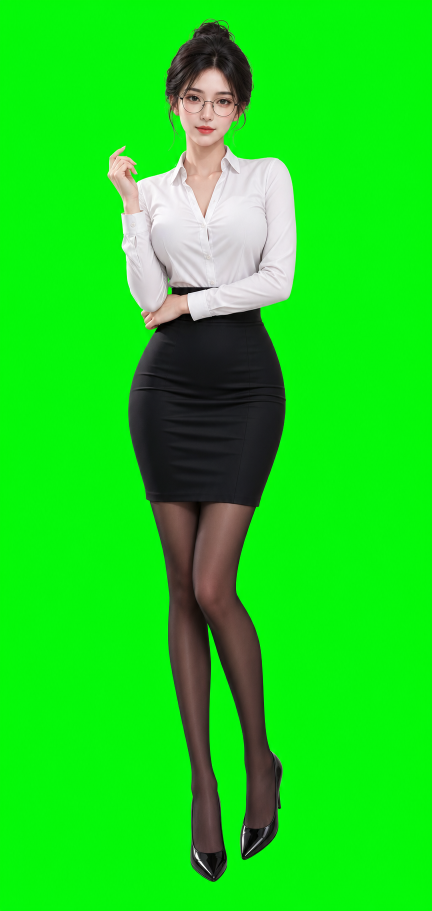
#> input picture assets/reference/generated/base-shirt-skirt-hires.png, 864 x 1821 px (shown at 1/2 size)
$ python build-shirt-skirt-assets.py
#> lines starting #> are read from the running program, lines starting #| are printed output that depends on the picture; after the words box and inside, x2 and y2 are one past the last pixel; in counts of white or black regions, pixels touching at a corner belong together
#!/opt/homebrew/bin/python3
from __future__ import annotations

import json
import shutil
from pathlib import Path
from PIL import Image, ImageFilter


ROOT = Path(__file__).resolve().parents[1]
REFERENCE_ROOT = ROOT / "assets" / "reference" / "generated"
OUTPUT_ROOT = ROOT / "assets" / "lingxi-ol-hires"
PET_ROOT = ROOT / "assets" / "lingxi-ol"
DISPLAY_SIZE = (576, 624)
CELL_SIZE = (192, 208)
V2_GRID_SIZE = (8, 11)
STANDARD_ROWS = 9
MAX_BODY_HEIGHT = 540
MAX_UPSCALE = 1.0
MAX_NORMALIZED_UPSCALE = 1.08
ACTION_FRAME_COUNT = 24
ACTION_START_HOLD_FRAMES = 3
ACTION_TARGET_HOLD_FRAMES = 5
ACTION_TRANSITION_FRAMES = 8
GLANCE_FRAME_COUNT = 16
GLANCE_START_HOLD_FRAMES = 2
GLANCE_TARGET_HOLD_FRAMES = 4
GLANCE_TRANSITION_FRAMES = 5
MICRO_SHORT_FRAME_COUNT = 12
MICRO_FRAME_COUNT = 16
TURN_FRAME_COUNT = 25
TURN_SEGMENT_FRAMES = 3
SHORT_FEEDBACK_FRAME_COUNT = 12
NOD_FRAME_COUNT = 16
LOOK_AROUND_FRAME_COUNT = 32
LARGE_ACTION_FRAME_COUNT = 32
WAKE_UP_FRAME_COUNT = 20
ACTION_STRIP_SOURCE = REFERENCE_ROOT / "action-strip-shirt-skirt-consistent.png"
TURNTABLE_STRIP_SOURCE = REFERENCE_ROOT / "turntable-strip-shirt-skirt-consistent.png"
PRIMARY_SOURCE = REFERENCE_ROOT / "base-shirt-skirt-hires.png"
EXPRESSION_STRIP_SOURCE = REFERENCE_ROOT / "expression-keyframes-v1.png"
RUNTIME_STATES = {
    "adjust-glasses",
    "adjust-outfit",
    "breathing",
    "check-notes",
    "cursor-look",
    "drag-release-settle",
    "failed",
    "fix-posture",
    "focus-shift",
    "glance-left",
    "glance-right",
    "hair-sway",
    "idle",
    "look-around",
    "nod",
    "posture-reset",
    "review",
    "running",
    "shoulder-relax",
    "step-aside",
    "stretch",
    "stretch-wrist",
    "tap-keyboard",
    "thinking",
    "tiny-hand-adjust",
    "turning",
    "waiting",
    "wake-up",
    "waving",
    "weight-shift",
}
NATIVE_ROWS = [
    ("idle", 6),
    ("running-right", 8),
    ("running-left", 8),
    ("waving", 4),
    ("jumping", 5),
    ("failed", 8),
    ("waiting", 6),
    ("running", 6),
    ("review", 6),
]

def is_chroma_green(pixel: tuple[int, int, int, int]) -> bool:
    red, green, blue, alpha = pixel
    if alpha == 0:
        return True
    dominance = green - max(red, blue)
    spread = green - min(red, blue)
    return green > 64 and dominance > 14 and spread > 28


def image_data(image: Image.Image):
    if hasattr(image, "get_flattened_data"):
        return image.get_flattened_data()
    return image.getdata()


def transparent_chroma(image: Image.Image) -> Image.Image:
    rgba = image.convert("RGBA")
    mask_values = []
    for red, green, blue, alpha in image_data(rgba):
        if is_chroma_green((red, green, blue, alpha)):
            mask_values.append(0)
        else:
            mask_values.append(255)
#> this loop made 1573344 passes
#> (dominance in is_chroma_green, spread in is_chroma_green) on passes 1 to 3: (219, 221), (223, 232), (230, 235)
#> after the loop, mask_values = 1573344 items

    mask = Image.new("L", rgba.size)
#> mask: PIL image 864x1821 L; every value is 0
    mask.putdata(mask_values)
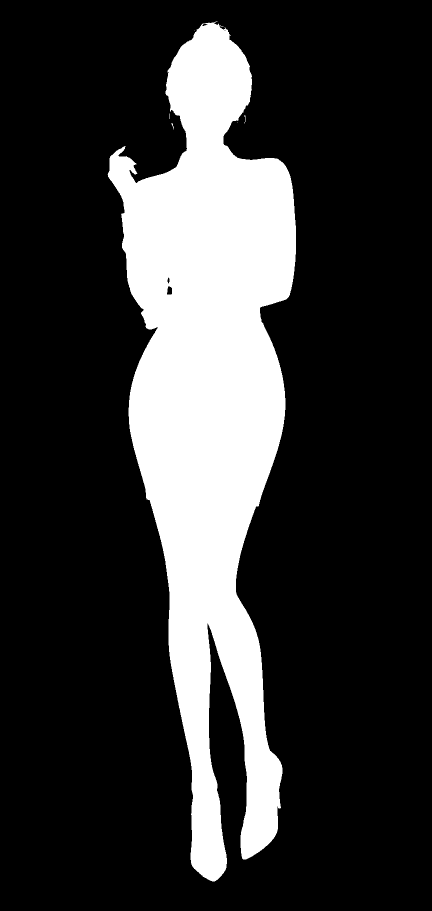
#> mask: PIL image 864x1821 L (shown at 1/2 size); 21.5% white; 7 white regions (4 under 20 px), largest, box (x1, y1, x2, y2) and area: (215, 43, 592, 1763) 338363, (343, 246, 348, 259) 21, (489, 230, 491, 247) 20
    # 真人立绘的脸、脚踝和小腿很窄，不能用腐蚀型 mask，否则会削尖轮廓。
    mask = mask.filter(ImageFilter.GaussianBlur(radius=0.35))

    pixels = []
    for (red, green, blue, alpha), mask_alpha in zip(image_data(rgba), image_data(mask)):
        if mask_alpha < 32:
            pixels.append((0, 0, 0, 0))
            continue

        if green > max(red, blue) + 3:
            green = max(red, blue)
        pixels.append((red, green, blue, min(alpha, mask_alpha)))
#> this loop made 1573344 passes
#> (red, blue) on passes 1 to 3: (18, 20), (11, 20), (9, 14)
#> after the loop, pixels = 1573344 items
    rgba.putdata(pixels)
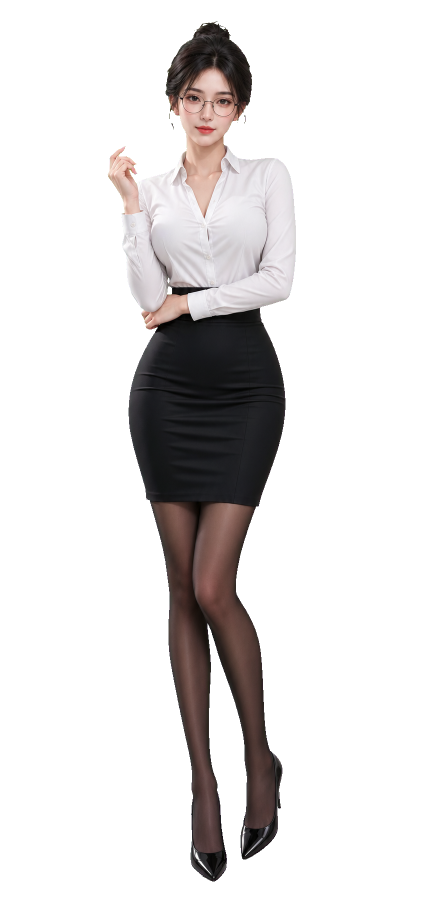
#> rgba: PIL image 864x1821 RGBA (shown at 1/2 size); mean R, G, B, A 23.7, 21.3, 21.1, 54.8; transparent parts drawn white
    return rgba


def clean_edge_residue(image: Image.Image) -> Image.Image:
    rgba = image.convert("RGBA")
    pixels = []
    for red, green, blue, alpha in image_data(rgba):
        greenish = green > 42 and green > max(red, blue) + 2 and green - min(red, blue) > 8
        if alpha == 0 or (greenish and alpha < 96):
            pixels.append((0, 0, 0, 0))
        elif greenish:
            neutral_green = max(red, blue)
            pixels.append((red, neutral_green, blue, alpha))
        else:
            pixels.append((red, green, blue, alpha))
    rgba.putdata(pixels)
    return rgba


# [61 lines left out: functions normalize_hidden_rgb, remove_alpha_islands, not called in this run]


def trim_and_fit(
    frame: Image.Image,
    target_body_height: int | None = None,
    target_baseline_y: int | None = None,
) -> Image.Image:
    bbox = frame.getbbox()
#> bbox = (215, 43, 592, 1763)
    if bbox is None:
        cropped = frame
        crop_left = 0
        crop_top = 0
    else:
        left, top, right, bottom = bbox
#> left = 215; top = 43; right = 592; bottom = 1763
        width = right - left
#> width = 377
        height = bottom - top
#> height = 1720
        pad_x = max(10, round(width * 0.08))
#> pad_x = 30
        pad_y = max(10, round(height * 0.06))
#> pad_y = 103
        crop_left = max(0, left - pad_x)
#> crop_left = 185
        crop_top = max(0, top - pad_y)
#> crop_top = 0
        cropped = frame.crop((
            crop_left,
            crop_top,
            min(frame.width, right + pad_x),
            min(frame.height, bottom + pad_y),
        ))
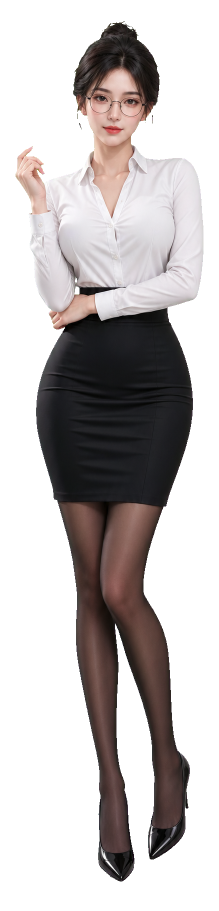
#> cropped: PIL image 437x1821 RGBA (shown at 1/2 size); mean R, G, B, A 46.9, 42.2, 41.8, 108.3; transparent parts drawn white

    canvas_width, canvas_height = DISPLAY_SIZE
    if bbox is None or target_body_height is None:
        scale = min(canvas_width / cropped.width, MAX_BODY_HEIGHT / cropped.height, MAX_UPSCALE)
#> scale = 0.297
    else:
        left, top, right, bottom = bbox
        body_height = bottom - top
        scale = min(
            target_body_height / body_height,
            canvas_width / cropped.width,
            MAX_BODY_HEIGHT / body_height,
            MAX_NORMALIZED_UPSCALE,
        )
    scaled = cropped.resize((
        max(1, round(cropped.width * scale)),
        max(1, round(cropped.height * scale)),
    ), Image.Resampling.LANCZOS)
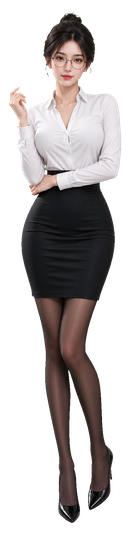
#> scaled: PIL image 130x540 RGBA; mean R, G, B, A 50.3, 45.2, 44.8, 108.3; transparent parts drawn white
    scaled = scaled.filter(ImageFilter.UnsharpMask(radius=0.45, percent=28, threshold=8))

    canvas = Image.new("RGBA", DISPLAY_SIZE, (0, 0, 0, 0))
#> canvas: PIL image 576x624 RGBA; every value is 0
    if bbox is None or target_body_height is None:
        x = (canvas_width - scaled.width) // 2
#> x = 223
        y = canvas_height - scaled.height
#> y = 84
    else:
        left, top, right, bottom = bbox
        body_left = round((left - crop_left) * scale)
        body_right = round((right - crop_left) * scale)
        body_bottom = round((bottom - crop_top) * scale)
        x = round(canvas_width / 2 - (body_left + body_right) / 2)
        y = (target_baseline_y if target_baseline_y is not None else canvas_height) - body_bottom
        x = max(0, min(x, canvas_width - scaled.width))
        y = max(0, min(y, canvas_height - scaled.height))
    canvas.alpha_composite(scaled, (x, y))
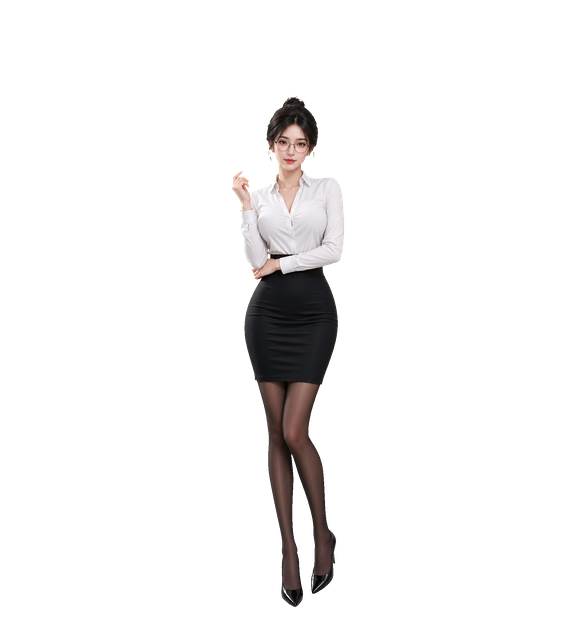
#> canvas: PIL image 576x624 RGBA; mean R, G, B, A 9.8, 8.8, 8.7, 21.2; transparent parts drawn white
    return clean_edge_residue(canvas)
#> after the loop in clean_edge_residue, `for red, green, blue, alpha in image_data(rgba):`: pixels = 359424 items


def smoothstep(progress: float) -> float:
    return progress * progress * (3.0 - 2.0 * progress)


# [171 lines left out: functions tween_frame, shifted_frame, transition_frames, brief_action_sequence, glance_sequence, offset_sequence and 7 more, not called in this run]


def split_grid(
    path: Path,
    columns: int,
    rows: int,
    target_body_height: int | None = None,
    target_baseline_y: int | None = None,
) -> list[Image.Image]:
    source = Image.open(path).convert("RGBA")
    frames: list[Image.Image] = []
    for row in range(rows):
        for column in range(columns):
            left = round(column * source.width / columns)
            right = round((column + 1) * source.width / columns)
            top = round(row * source.height / rows)
            bottom = round((row + 1) * source.height / rows)
            frame = source.crop((left, top, right, bottom))
            # AI 横条偶尔会把相邻格的边缘残片切进来，先移除游离小块再算人物尺寸。
            cleaned = remove_alpha_islands(transparent_chroma(frame))
            frames.append(trim_and_fit(
                cleaned,
                target_body_height=target_body_height,
                target_baseline_y=target_baseline_y,
            ))
    return frames


def load_single_frame(path: Path) -> Image.Image:
    return trim_and_fit(transparent_chroma(Image.open(path).convert("RGBA")))


# [196 lines left out: functions write_state, fit_native_sequence, shifted_keyframes, build_native_sequences, load_approved_v2_atlas, write_native_pet_package, not called in this run]


def main() -> None:
    primary_frame = load_single_frame(PRIMARY_SOURCE)
    primary_bbox = primary_frame.getbbox()
#> primary_bbox = (230, 94, 347, 609)
    if primary_bbox is None:
        raise ValueError(f"Primary source produced an empty frame: {PRIMARY_SOURCE}")
    target_body_height = primary_bbox[3] - primary_bbox[1]
#> target_body_height = 515
    target_baseline_y = primary_bbox[3]
#> target_baseline_y = 609

    action_frames = split_grid(
        ACTION_STRIP_SOURCE,
        columns=4,
        rows=1,
        target_body_height=target_body_height,
        target_baseline_y=target_baseline_y,
    )
    turn_frames = split_grid(
        TURNTABLE_STRIP_SOURCE,
        columns=8,
        rows=1,
        target_body_height=target_body_height,
        target_baseline_y=target_baseline_y,
    )
    expression_frames = split_grid(
        EXPRESSION_STRIP_SOURCE,
        columns=6,
        rows=1,
        target_body_height=target_body_height,
        target_baseline_y=target_baseline_y,
    )
    (
        failed_concerned_frame,
        review_focused_frame,
        _wave_expression_frame,
        completed_soft_smile_frame,
        tired_soft_frame,
        wake_up_clear_frame,
    ) = expression_frames
    waiting_expectant_frame = completed_soft_smile_frame
    native_sequences = build_native_sequences(
        primary_frame,
        action_frames,
        turn_frames,
        expression_frames,
    )

    OUTPUT_ROOT.mkdir(parents=True, exist_ok=True)
    for state_dir in OUTPUT_ROOT.iterdir():
        if state_dir.is_dir() and state_dir.name not in RUNTIME_STATES:
            shutil.rmtree(state_dir)

    write_state("idle", [primary_frame.copy() for _ in range(10)])
    write_state("waiting", [waiting_expectant_frame.copy() for _ in range(10)])
    write_state("review", [review_focused_frame.copy() for _ in range(10)])
    write_state("failed", [failed_concerned_frame.copy() for _ in range(10)])

    write_state("running", brief_action_sequence(primary_frame, action_frames[2]))
    write_state("waving", brief_action_sequence(primary_frame, action_frames[3]))
    write_state("thinking", brief_action_sequence(primary_frame, action_frames[1]))
    write_state("adjust-glasses", brief_action_sequence(primary_frame, action_frames[2]))
    write_state("tap-keyboard", brief_action_sequence(primary_frame, action_frames[2]))
    write_state("check-notes", brief_action_sequence(primary_frame, action_frames[1]))
    write_state("stretch-wrist", brief_action_sequence(primary_frame, action_frames[3]))
    write_state("nod", nod_sequence(completed_soft_smile_frame))
    write_state("glance-left", glance_sequence(primary_frame, turn_frames[1]))
    write_state("glance-right", glance_sequence(primary_frame, turn_frames[-1]))
    write_state("cursor-look", glance_sequence(primary_frame, turn_frames[-1]))
    write_state("focus-shift", brief_action_sequence(primary_frame, turn_frames[-1]))
    write_state("fix-posture", brief_action_sequence(primary_frame, shifted_frame(primary_frame, 0, -6)))
    write_state("adjust-outfit", brief_action_sequence(primary_frame, action_frames[1]))
    write_state("look-around", look_around_sequence(primary_frame, turn_frames[1], turn_frames[-1]))
    write_state("stretch", large_action_sequence(primary_frame, shifted_frame(action_frames[3], 0, -8)))
    write_state("step-aside", offset_sequence(
        primary_frame,
        [(0, 0), (-2, 0), (-5, 0), (-8, 0), (-12, 0), (-16, 0), (-20, 0), (-20, 0),
         (-18, 0), (-15, 0), (-12, 0), (-8, 0), (-4, 0), (0, 0), (3, 0), (5, 0),
         (6, 0), (5, 0), (3, 0), (0, 0), (-2, 0), (-4, 0), (-5, 0), (-4, 0),
         (-2, 0), (0, 0), (1, 0), (0, 0), (0, 0), (0, 0), (0, 0), (0, 0)],
        LARGE_ACTION_FRAME_COUNT,
        "step-aside",
    ))
    write_state("posture-reset", posture_reset_sequence(primary_frame))
    write_state("breathing", offset_sequence(
        primary_frame,
        [(0, 0), (0, -1), (0, -2), (0, -2), (0, -1), (0, 0), (0, 1), (0, 2), (0, 2), (0, 1), (0, 0), (0, 0)],
        MICRO_SHORT_FRAME_COUNT,
        "breathing",
    ))
    write_state("hair-sway", offset_sequence(
        primary_frame,
        [(0, 0), (1, 0), (2, 0), (1, 0), (0, 0), (-1, 0), (-2, 0), (-1, 0), (0, 0), (1, 0), (0, 0), (0, 0)],
        MICRO_SHORT_FRAME_COUNT,
        "hair-sway",
    ))
    write_state("weight-shift", offset_sequence(
        primary_frame,
        [(0, 0), (2, 0), (4, 0), (6, 0), (6, 0), (4, 0), (2, 0), (0, 0),
         (-2, 0), (-4, 0), (-6, 0), (-6, 0), (-4, 0), (-2, 0), (0, 0), (0, 0)],
        MICRO_FRAME_COUNT,
        "weight-shift",
    ))
    write_state("shoulder-relax", offset_sequence(
        primary_frame,
        [(0, 0), (0, 1), (0, 3), (0, 5), (0, 7), (0, 7), (0, 5), (0, 3),
         (0, 1), (0, 0), (0, -1), (0, 0), (0, 1), (0, 0), (0, 0), (0, 0)],
        MICRO_FRAME_COUNT,
        "shoulder-relax",
    ))
    write_state("tiny-hand-adjust", micro_action_sequence(primary_frame, action_frames[1]))
    write_state("drag-release-settle", nod_sequence(primary_frame)[:SHORT_FEEDBACK_FRAME_COUNT])
    write_state("wake-up", wake_up_sequence(wake_up_clear_frame))

    write_state("turning", turntable_sequence(turn_frames))

    manifest = OUTPUT_ROOT / "manifest.txt"
    manifest.write_text(
        "\n".join(
            [
                "source=assets/reference/generated/base-shirt-skirt-hires.png",
                "source=assets/reference/generated/action-strip-shirt-skirt-consistent.png",
                "source=assets/reference/generated/turntable-strip-shirt-skirt-consistent.png",
                "source=assets/reference/generated/expression-keyframes-v1.png",
                "display_size=576x624",
                f"max_body_height={MAX_BODY_HEIGHT}",
                f"max_upscale={MAX_UPSCALE}",
                f"normalized_body_height={target_body_height}",
                f"normalized_body_baseline_y={target_baseline_y}",
                "motion=alpha-aware tweened transitions, normalized body height",
                f"action_frame_count={ACTION_FRAME_COUNT}",
                f"glance_frame_count={GLANCE_FRAME_COUNT}",
                f"micro_short_frame_count={MICRO_SHORT_FRAME_COUNT}",
                f"micro_frame_count={MICRO_FRAME_COUNT}",
                f"short_feedback_frame_count={SHORT_FEEDBACK_FRAME_COUNT}",
                f"nod_frame_count={NOD_FRAME_COUNT}",
                f"look_around_frame_count={LOOK_AROUND_FRAME_COUNT}",
                f"large_action_frame_count={LARGE_ACTION_FRAME_COUNT}",
                f"turn_frame_count={TURN_FRAME_COUNT}",
                *[
                    f"{state} {len(list((OUTPUT_ROOT / state).glob('*.png')))}"
                    for state in sorted(path.name for path in OUTPUT_ROOT.iterdir() if path.is_dir())
                ],
            ]
        ) + "\n",
        encoding="utf-8",
    )
    write_native_pet_package(native_sequences)
    print(f"Wrote shirt-skirt runtime frames to {OUTPUT_ROOT}")
    print(f"Wrote Lingxi OL native pet package to {PET_ROOT}")


if __name__ == "__main__":
#> (the run stopped early here; a loop or call above may not have finished)
